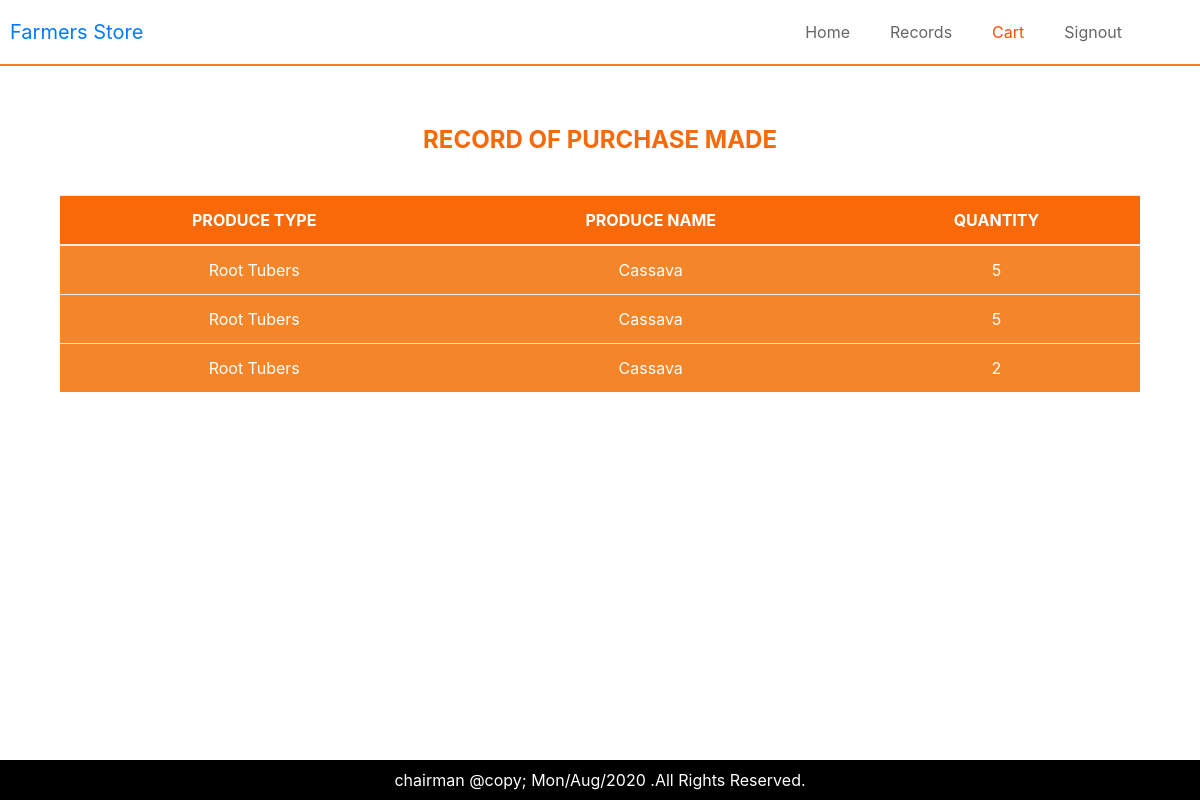
The app's page /buyer/records.php (signed in) with its own data.
### tables this page shows
CREATE TABLE `purchase` (
  `id` int(11) NOT NULL,
  `produce_id` varchar(255) NOT NULL,
  `produce_name` varchar(255) NOT NULL,
  `produce_type` varchar(255) NOT NULL,
  `buyer` varchar(255) NOT NULL,
  `quantity` int(11) NOT NULL,
  `seller` varchar(255) NOT NULL
);

### buyer/records.php (the view, shortened to what this page needs)
<?php
include_once "../init.php";
include_once "./_header.php";
$sql = "SELECT * FROM purchase WHERE buyer = '". $_SESSION['user']['username'] ."'";
$query = mysqli_query($connection, $sql);
?>
<section class="record-table">
    <h4>record of purchase made</h4>
    <table class="table table-borderless all-table">
        <thead>
            <tr>
                <th scope="col">produce type</th>
                <th scope="col">produce name</th>
                <th scope="col">quantity</th>
            </tr>
        </thead>
        <tbody>
        <?php while($row = mysqli_fetch_assoc($query)): ?>
            <tr>
                <td><?= $row['produce_type']; ?></td>
                <td><?= $row['produce_name']; ?></td>
                <td><?= $row['quantity']; ?></td>
            </tr>
           <?php endwhile ?>
        </tbody>
    </table>
</section>
</div>
<?php include_once '../footer.php'; ?>
</body>
</html>

### css/style.css (style rules this page uses)
* { padding: 0; margin: 0; }
body { width: 100%; height: 100%; margin: auto; background-color: #fff; }
.record-table { width: 90%; min-height: 70vh; margin: 40px auto; }
.record-table h4 { text-align: center; color: #f86909; text-transform: uppercase; font-weight: bold; margin-top: 60px; margin-bottom: 40px; }
.all-table thead { background-color: #f86909; text-align: center; text-transform: uppercase; color: #fff; }
.all-table tbody { background-color: #f58529; text-align: center; text-transform: capitalize; color: #fff; cursor: pointer; }

### records on screen
purchase: produce_type "Root Tubers", produce_name "Cassava", quantity "5"
purchase: produce_type "Root Tubers", produce_name "Cassava", quantity "5"
purchase: produce_type "Root Tubers", produce_name "Cassava", quantity "2"
